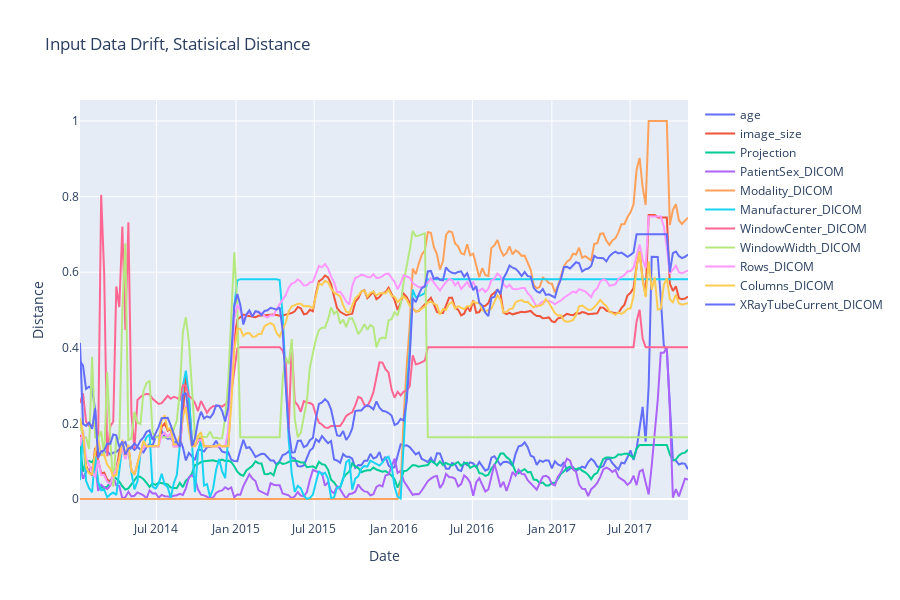

The code cell stored with this chart in its notebook:
### Code cell
from plotly.subplots import make_subplots
import plotly.graph_objects as go
metric = "distance"

output_swap = output.swaplevel(0, 1, axis=1).sort_index()

hcols = ['distance', 'is_drift', 'p_val', 'nobs']
fig = make_subplots (rows=1, cols=1)

a = output['is_drift'].copy()

a['combined'] = a.sum(axis=1)

# fig.add_trace(go.Line(x=a.index, y=a['combined'], 
#     customdata=a.values,
#     hovertemplate="<br />".join([f"{c}: %{{customdata[{i}]:d}}" for i, c in enumerate(a)]),
#     name=c), row=1, col=1)

for c in cols:

    # fig.add_trace(go.Line(x=a.index, y=a[c], 
    # customdata=a.values,
    # hovertemplate="<br />".join([f"{c}: %{{customdata[{i}]:d}}" for i, c in enumerate(a)]),
    # name=c), row=1, col=1)

    fig.add_trace(go.Line(x=output_swap.index, y=output_swap[c][metric], 
    customdata=output_swap[c][hcols].values,
    hovertemplate='distance: %{customdata[0]:.3f}, p_val: %{customdata[3]:.3f}, is_drift:%{customdata[1]:d}, nobs: %{customdata[2]:d}',
    name=c), row=1, col=1)




fig.update_layout(
    xaxis_title="Date",
    yaxis_title=metric.title(),)
fig.update_layout(title = "Input Data Drift, Statisical Distance")
# fig.update_traces(mode="markers+lines", hovertemplate=None)
fig.update_layout(hovermode="x unified")
fig.update_layout(height=600)

fig.show()

### Figure 1 — Plotly figure (JSON) as saved in the notebook; plotly's stock layout.template omitted (floating-point values rounded to 4 significant figures; data arrays with more than 128 entries replaced by an {"elided": "..."} marker saying what was removed)
{"data": [{"customdata": {"elided": "202x4 float values"}, "hovertemplate": "distance: %{customdata[0]:.3f}, p_val: %{customdata[3]:.3f}, is_drift:%{customdata[1]:d}, nobs: %{customdata[2]:d}", "name": "age", "type": "scatter", "x": {"elided": "202 str values"}, "xaxis": "x", "y": {"elided": "202 float values"}, "yaxis": "y"}, {"customdata": {"elided": "202x4 float values"}, "hovertemplate": "distance: %{customdata[0]:.3f}, p_val: %{customdata[3]:.3f}, is_drift:%{customdata[1]:d}, nobs: %{customdata[2]:d}", "name": "image_size", "type": "scatter", "x": {"elided": "202 str values"}, "xaxis": "x", "y": {"elided": "202 float values"}, "yaxis": "y"}, {"customdata": {"elided": "202x4 float values"}, "hovertemplate": "distance: %{customdata[0]:.3f}, p_val: %{customdata[3]:.3f}, is_drift:%{customdata[1]:d}, nobs: %{customdata[2]:d}", "name": "Projection", "type": "scatter", "x": {"elided": "202 str values"}, "xaxis": "x", "y": {"elided": "202 float values"}, "yaxis": "y"}, {"customdata": {"elided": "202x4 float values"}, "hovertemplate": "distance: %{customdata[0]:.3f}, p_val: %{customdata[3]:.3f}, is_drift:%{customdata[1]:d}, nobs: %{customdata[2]:d}", "name": "PatientSex_DICOM", "type": "scatter", "x": {"elided": "202 str values"}, "xaxis": "x", "y": {"elided": "202 float values"}, "yaxis": "y"}, {"customdata": {"elided": "202x4 float values"}, "hovertemplate": "distance: %{customdata[0]:.3f}, p_val: %{customdata[3]:.3f}, is_drift:%{customdata[1]:d}, nobs: %{customdata[2]:d}", "name": "Modality_DICOM", "type": "scatter", "x": {"elided": "202 str values"}, "xaxis": "x", "y": {"elided": "202 float values"}, "yaxis": "y"}, {"customdata": {"elided": "202x4 float values"}, "hovertemplate": "distance: %{customdata[0]:.3f}, p_val: %{customdata[3]:.3f}, is_drift:%{customdata[1]:d}, nobs: %{customdata[2]:d}", "name": "Manufacturer_DICOM", "type": "scatter", "x": {"elided": "202 str values"}, "xaxis": "x", "y": {"elided": "202 float values"}, "yaxis": "y"}, {"customdata": {"elided": "202x4 float values"}, "hovertemplate": "distance: %{customdata[0]:.3f}, p_val: %{customdata[3]:.3f}, is_drift:%{customdata[1]:d}, nobs: %{customdata[2]:d}", "name": "WindowCenter_DICOM", "type": "scatter", "x": {"elided": "202 str values"}, "xaxis": "x", "y": {"elided": "202 float values"}, "yaxis": "y"}, {"customdata": {"elided": "202x4 float values"}, "hovertemplate": "distance: %{customdata[0]:.3f}, p_val: %{customdata[3]:.3f}, is_drift:%{customdata[1]:d}, nobs: %{customdata[2]:d}", "name": "WindowWidth_DICOM", "type": "scatter", "x": {"elided": "202 str values"}, "xaxis": "x", "y": {"elided": "202 float values"}, "yaxis": "y"}, {"customdata": {"elided": "202x4 float values"}, "hovertemplate": "distance: %{customdata[0]:.3f}, p_val: %{customdata[3]:.3f}, is_drift:%{customdata[1]:d}, nobs: %{customdata[2]:d}", "name": "Rows_DICOM", "type": "scatter", "x": {"elided": "202 str values"}, "xaxis": "x", "y": {"elided": "202 float values"}, "yaxis": "y"}, {"customdata": {"elided": "202x4 float values"}, "hovertemplate": "distance: %{customdata[0]:.3f}, p_val: %{customdata[3]:.3f}, is_drift:%{customdata[1]:d}, nobs: %{customdata[2]:d}", "name": "Columns_DICOM", "type": "scatter", "x": {"elided": "202 str values"}, "xaxis": "x", "y": {"elided": "202 float values"}, "yaxis": "y"}, {"customdata": {"elided": "202x4 float values"}, "hovertemplate": "distance: %{customdata[0]:.3f}, p_val: %{customdata[3]:.3f}, is_drift:%{customdata[1]:d}, nobs: %{customdata[2]:d}", "name": "XRayTubeCurrent_DICOM", "type": "scatter", "x": {"elided": "202 str values"}, "xaxis": "x", "y": {"elided": "202 float values"}, "yaxis": "y"}], "layout": {"height": 600, "hovermode": "x unified", "title": {"text": "Input Data Drift, Statisical Distance"}, "xaxis": {"anchor": "y", "domain": [0, 1], "title": {"text": "Date"}}, "yaxis": {"anchor": "x", "domain": [0, 1], "title": {"text": "Distance"}}}}
